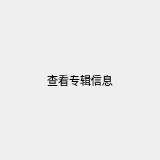
<?xml version="1.0" encoding="UTF-8"?>
<ui version="4.0">
 <class>AlbumScene</class>
 <widget class="QWidget" name="AlbumScene">
  <property name="geometry">
   <rect>
    <x>0</x>
    <y>0</y>
    <width>160</width>
    <height>160</height>
   </rect>
  </property>
  <property name="windowTitle">
   <string>Form</string>
  </property>
  <widget class="QWidget" name="album_shadow" native="true">
   <property name="geometry">
    <rect>
     <x>0</x>
     <y>0</y>
     <width>160</width>
     <height>160</height>
    </rect>
   </property>
   <widget class="QLabel" name="lbe_tip">
    <property name="geometry">
     <rect>
      <x>30</x>
      <y>70</y>
      <width>100</width>
      <height>20</height>
     </rect>
    </property>
    <property name="font">
     <font>
      <family>微软雅黑</family>
      <pointsize>8</pointsize>
      <weight>50</weight>
      <bold>false</bold>
     </font>
    </property>
    <property name="text">
     <string>查看专辑信息</string>
    </property>
    <property name="alignment">
     <set>Qt::AlignCenter</set>
    </property>
   </widget>
  </widget>
 </widget>
 <resources/>
 <connections/>
</ui>
